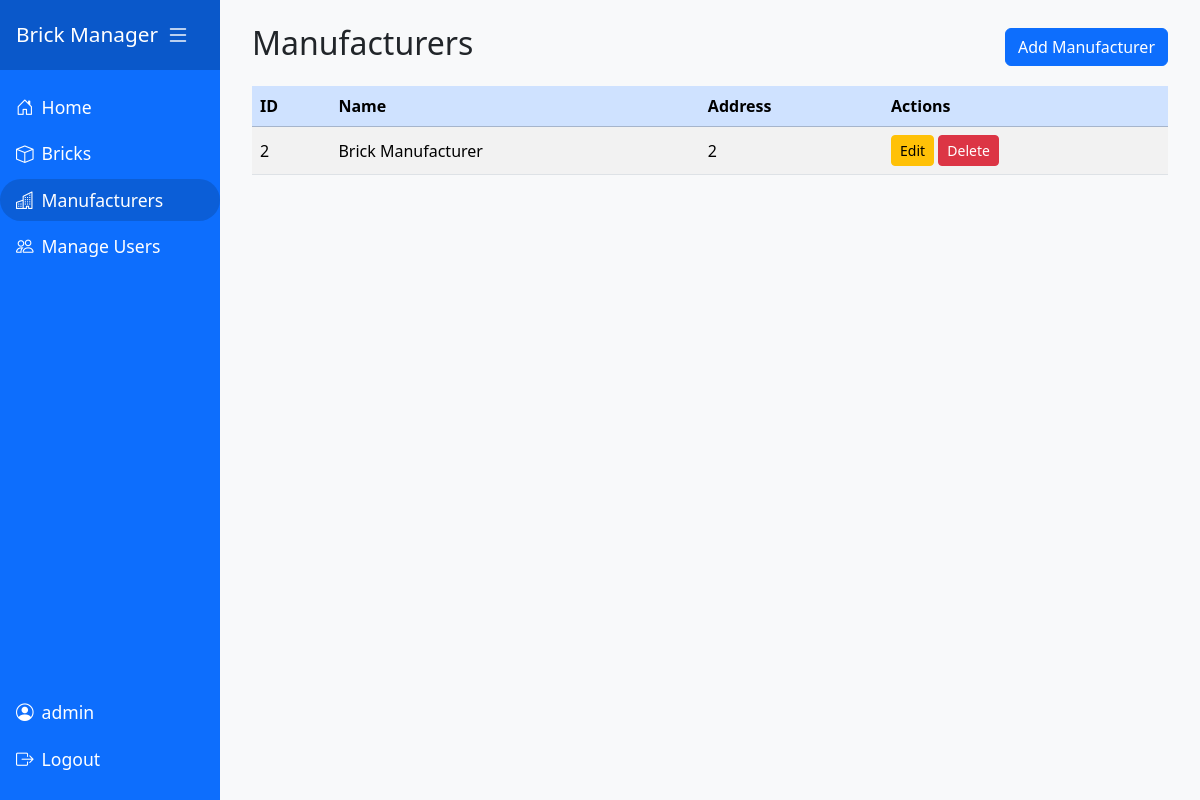
/manufacturers (signed in), run on an earlier commit of the app's database.
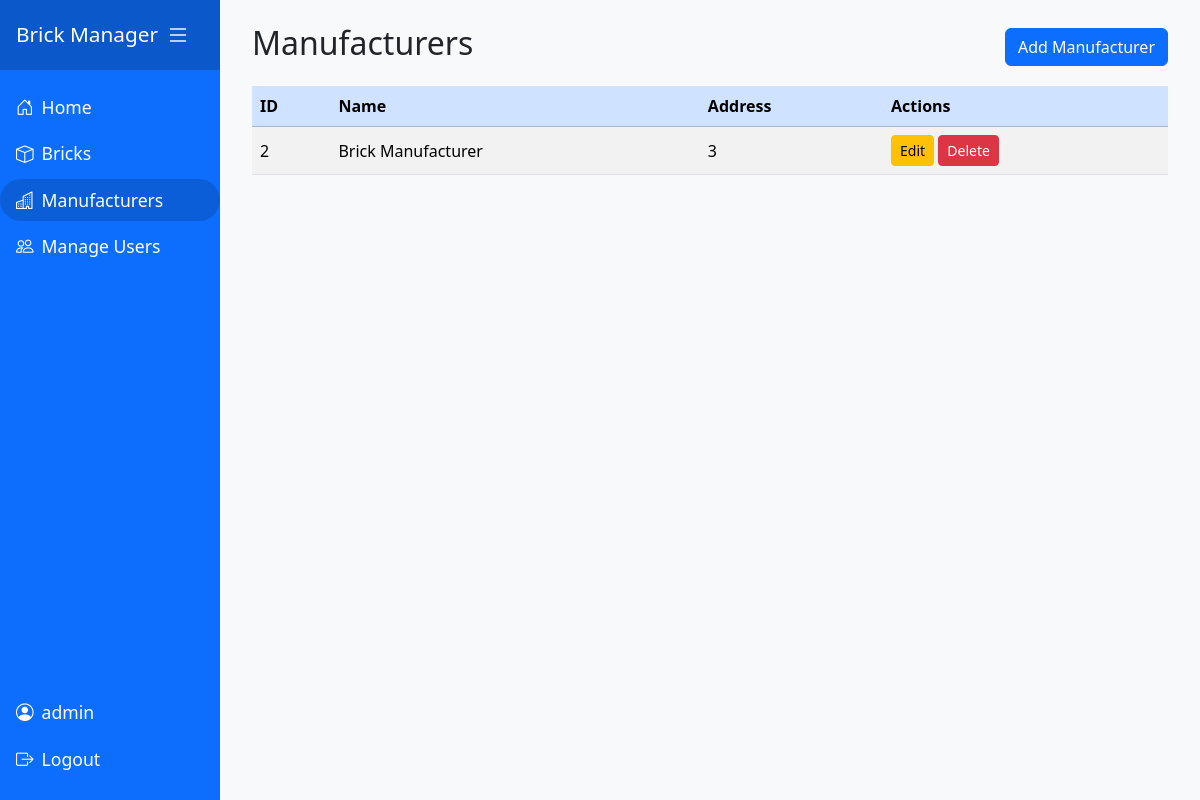
And on a later commit of the database.
### models.py (models this page shows)
class Manufacturer(db.Model):
    id = db.Column(db.Integer, primary_key=True)
    name = db.Column(db.String(150), nullable=False, unique=True)
    address = db.Column(db.String(250), nullable=False)
    bricks = db.relationship('Brick', backref='manufacturer', lazy=True)

### manufacturers.py (the view)
@manufacturers_bp.route('/manufacturers')
def manufacturers():
    allManufacturers = Manufacturer.query.all()
    return render_template('manufacturers.html', manufacturers=allManufacturers)

### app.py (called while the page is built)
@app.before_request
def require_login():
    allowedRoutes = ['users.login']
    endpoint = request.endpoint
    if endpoint is None:
        return  # Let Flask handle it
    if endpoint in allowedRoutes or endpoint.startswith('static'):
        return  # Allow access
    if not session.get('userId'):
        return redirect(url_for('users.login', next=request.url))

### templates/manufacturers.html (shortened to what this page needs)
{% extends 'base.html' %}
{% block content %}
{% set manufacturer_bricks = {} %}
{% for m in manufacturers %}
  {% set _ = manufacturer_bricks.update({m.id: m.bricks|map(attribute='name')|list}) %}
{% endfor %}
<div class="d-flex justify-content-between align-items-center mb-3">
    <h2>Manufacturers</h2>
    {% if session.get('userId') %}
    <a href="{{ url_for('manufacturers.addManufacturer') }}" class="btn btn-primary">Add Manufacturer</a>
    {% endif %}
</div>
<div class="table-responsive">
    <table class="table table-striped table-hover align-middle">
        <thead class="table-primary">
            <tr>
                <th>ID</th>
                <th>Name</th>
                <th>Address</th>
                {% if session.get('userId') %}
                <th>Actions</th>
                {% endif %}
            </tr>
        </thead>
        <tbody>
        {% for m in manufacturers %}
            <tr>
                <td>{{ m.id }}</td>
                <td>{{ m.name }}</td>
                <td>{{ m.address }}</td>
                {% if session.get('userId') %}
                <td>
                    <a href="{{ url_for('manufacturers.editManufacturer', id=m.id) }}" class="btn btn-sm btn-warning">Edit</a>
                    <a href="#" class="btn btn-sm btn-danger" data-bs-toggle="modal" data-bs-target="#deleteModal" data-id="{{ m.id }}" data-name="{{ m.name }}">Delete</a>
                </td>
                {% endif %}
            </tr>
        {% endfor %}
        </tbody>
    </table>
</div>
<link rel="stylesheet" href="{{ url_for('static', filename='css/manufacturers.css') }}">
<link rel="stylesheet" href="https://cdn.jsdelivr.net/npm/bootstrap-icons@1.11.3/font/bootstrap-icons.css">
{% endblock %}

### templates/base.html (shortened to what this page needs)
<!DOCTYPE html>
<html lang="en">
<head>
    <link href="https://cdn.jsdelivr.net/npm/bootstrap@5.3.2/dist/css/bootstrap.min.css" rel="stylesheet">
    <link rel="stylesheet" href="{{ url_for('static', filename='css/sidebar.css') }}">
    <link rel="stylesheet" href="{{ url_for('static', filename='css/flash.css') }}">
</head>
<body>
    <div class="d-flex">
        <nav id="sidebar" class="sidebar d-flex flex-column">
            <div>
                <div class="sidebar-header d-flex align-items-center justify-content-between">
                    <span>Brick Manager</span>
                    <button class="sidebar-toggler" id="sidebarCollapse" aria-label="Toggle sidebar">
                        <i class="bi bi-list"></i>
                    </button>
                </div>
                <ul class="nav flex-column mt-3">
                    <li class="nav-item">
                        <a class="nav-link {% if request.endpoint == 'index' %}active{% endif %}" href="{{ url_for('index') }}">
                            <i class="bi bi-house-door rounded-pill"></i> <span>Home</span>
                        </a>
                    </li>
                    <li class="nav-item">
                        <a class="nav-link {% if request.endpoint == 'bricks.bricks' %}active{% endif %}" href="{{ url_for('bricks.bricks') }}">
                            <i class="bi bi-box rounded-pill"></i> <span>Bricks</span>
                        </a>
                    </li>
                    <li class="nav-item">
                        <a class="nav-link {% if request.endpoint == 'manufacturers.manufacturers' %}active{% endif %}" href="{{ url_for('manufacturers.manufacturers') }}">
                            <i class="bi bi-buildings"></i> <span>Manufacturers</span>
                        </a>
                    </li>
                    {% if session.get('isAdmin') %}
                    <li class="nav-item">
                        <a class="nav-link {% if request.endpoint == 'manage_users.users' %}active{% endif %}" href="{{ url_for('manage_users.users') }}">
                            <i class="bi bi-people"></i> <span>Manage Users</span>
                        </a>
                    </li>
                    {% endif %}
                </ul>
            </div>
            <div class="mt-auto mb-3">
                {% if session.get('userName') %}
                <ul class="nav flex-column">
                    <li class="nav-item">
                        <span class="nav-link disabled">
                            <i class="bi bi-person-circle rounded-pill"></i> <span>{{ session['userName'] }}</span>
                        </span>
                    </li>
                    <li class="nav-item">
                        <a class="nav-link" href="{{ url_for('users.logout') }}">
                            <i class="bi bi-box-arrow-right rounded-pill"></i> <span>Logout</span>
                        </a>
                    </li>
                </ul>
                {% endif %}
            </div>
        </nav>
        <div id="content" class="content-area flex-grow-1">
                {% set messages = get_flashed_messages(with_categories=true) %}
            <div class="container mt-4 content-inner">
                {% block content %}{% endblock %}
            </div>
        </div>
    </div>
    <link rel="stylesheet" href="https://cdn.jsdelivr.net/npm/bootstrap-icons@1.11.3/font/bootstrap-icons.css">
</body>
</html>

### static/css/sidebar.css (style rules this page uses)
body { min-height: 100vh; background: #f8f9fa; }
.sidebar { min-width: 220px; max-width: 220px; min-height: 100vh; background: #0d6efd; color: #fff; transition: all 0.3s; }
.sidebar .nav-link { color: #fff; font-size: 1.1rem; border-radius: 2rem; margin-bottom: 0.25rem; transition: background 0.2s, color 0.2s; display: flex; align-items: center; gap: 0.5rem; }
.sidebar .nav-link.active, .sidebar .nav-link:hover { background: #0b5ed7; color: #fff; }
.sidebar .sidebar-header { font-size: 1.3rem; padding: 1rem; text-align: center; background: #0a58ca; }
.sidebar-toggler { background: none; border: none; color: #fff; font-size: 1.5rem; margin-right: 0.5rem; }
.content-area { margin-left: 0px; min-height: 100vh; display: flex; transition: margin-left 0.3s; }
.content-inner { width: 100%; margin: 20px; max-width: none; }

What changed in the data, as far as the page shows it:
changed Manufacturer "Brick Manufacturer": address "2" → "3"
